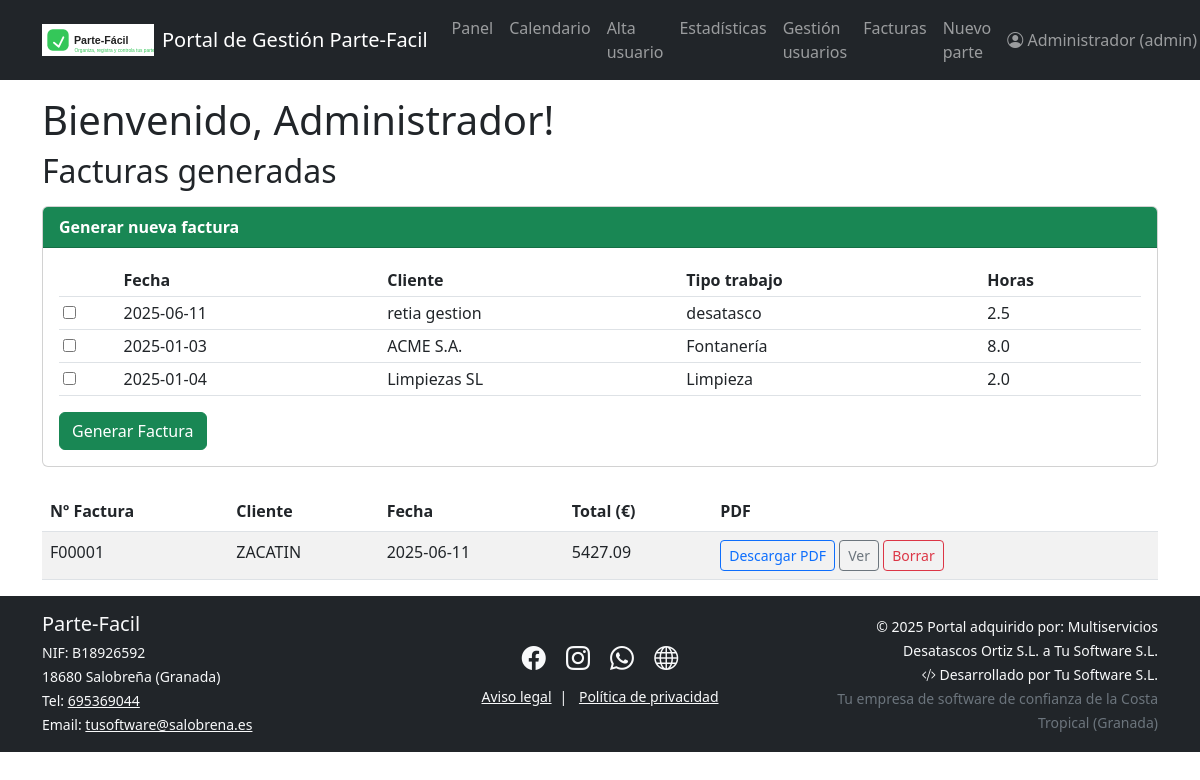
The app's page /admin/facturas (signed in) with its own data.
### models.py (models this page shows)
class Usuario(UserMixin, db.Model):
    id = db.Column(db.Integer, primary_key=True)
    nombre = db.Column(db.String(50), nullable=False)
    email = db.Column(db.String(120), unique=True, nullable=False)
    contraseña = db.Column(db.String(200), nullable=False)
    rol = db.Column(db.String(20), nullable=False, default="trabajador")  # admin/trabajador
    trabajos = db.relationship('Trabajo', backref='trabajador', lazy=True)

class Trabajo(db.Model):
    id = db.Column(db.Integer, primary_key=True)
    fecha = db.Column(db.DateTime, nullable=False)
    fecha_fin = db.Column(db.DateTime, nullable=True)
    direccion = db.Column(db.String(150), nullable=False)
    tipo_trabajo = db.Column(db.String(80), nullable=False)
    cliente = db.Column(db.String(80), nullable=False)
    horas = db.Column(db.Float, nullable=False, default=0)
    materiales_usados = db.Column(db.Text, nullable=True)
    importe_materiales = db.Column(db.Float, nullable=True, default=0)
    firma = db.Column(db.String(120), nullable=True)  # Ruta del archivo
    foto = db.Column(db.String(120), nullable=True)   # Ruta del archivo
    terminado = db.Column(db.Boolean, default=False)
    estado = db.Column(db.String(30), default='sin terminar')
    observaciones = db.Column(db.Text)
    id_trabajador = db.Column(db.Integer, db.ForeignKey('usuario.id'), nullable=False)
    id_factura = db.Column(
    db.Integer,
    db.ForeignKey('factura.id', name='fk_trabajo_id_factura'),
    nullable=True
)

class Factura(db.Model):
    id = db.Column(db.Integer, primary_key=True)
    numero = db.Column(db.String(30), unique=True, nullable=False)
    fecha = db.Column(db.DateTime, nullable=False)
    cliente = db.Column(db.String(80), nullable=False)
    total = db.Column(db.Float, nullable=False)
    pdf = db.Column(db.String(120))  # Ruta al archivo PDF generado
    trabajos = db.relationship('Trabajo', backref='factura', lazy=True)

### blueprints/facturas.py (the view, shortened to what this page needs)
@facturas_bp.route('/admin/facturas', methods=['GET', 'POST'])
@login_required
def listado_facturas():
    if current_user.rol != "admin":
        flash("Solo el administrador puede ver y generar facturas.")
        return redirect(url_for('dashboard.dashboard'))
    facturas = Factura.query.order_by(Factura.fecha.desc()).all()
    partes = Trabajo.query.filter_by(estado='pendiente_facturar', id_factura=None).all()
    return render_template('listado_facturas.html', facturas=facturas, partes=partes)

### app.py (called while the page is built)
@login_manager.user_loader
def load_user(user_id):
    from models import Usuario
    return Usuario.query.get(int(user_id))

@app.context_processor
def inject_now():
    from datetime import datetime
    return {'now': datetime.now()}

### templates/listado_facturas.html (shortened to what this page needs)
{% extends "base.html" %}
{% block content %}
<h2 class="mb-3">Facturas generadas</h2>
<div class="card mb-4">
  <div class="card-header bg-success text-white">
    <b>Generar nueva factura</b>
  </div>
  <div class="card-body">
    <form method="post">
      <table class="table table-sm">
        <thead>
          <tr>
            <th></th>
            <th>Fecha</th>
            <th>Cliente</th>
            <th>Tipo trabajo</th>
            <th>Horas</th>
          </tr>
        </thead>
        <tbody>
          {% for p in partes %}
          <tr>
            <td><input type="checkbox" name="partes" value="{{ p.id }}"></td>
            <td>{{ p.fecha.strftime('%Y-%m-%d') }}</td>
            <td>{{ p.cliente }}</td>
            <td>{{ p.tipo_trabajo }}</td>
            <td>{{ p.horas }}</td>
          </tr>
          {% endfor %}
        </tbody>
      </table>
      <button type="submit" class="btn btn-success">Generar Factura</button>
    </form>
  </div>
</div>
<table class="table table-striped">
  <thead>
    <tr>
      <th>Nº Factura</th>
      <th>Cliente</th>
      <th>Fecha</th>
      <th>Total (€)</th>
      <th>PDF</th>
    </tr>
  </thead>
  <tbody>
    {% for factura in facturas %}
    <tr>
      <td>{{ factura.numero }}</td>
      <td>{{ factura.cliente }}</td>
      <td>{{ factura.fecha.strftime('%Y-%m-%d') }}</td>
      <td>{{ '%.2f' % factura.total }}</td>
      <td>
        {% if factura.pdf %}
          <a class="btn btn-sm btn-outline-primary" href="{{ url_for('facturas.descargar_factura_pdf', factura_id=factura.id) }}">
            Descargar PDF
          </a>
          <a class="btn btn-sm btn-outline-secondary" target="_blank"
             href="{{ url_for('facturas.ver_factura_pdf', factura_id=factura.id) }}">
            Ver
          </a>
        {% else %}
          <span class="text-danger">No generado</span>
        {% endif %}
        <form method="post" action="{{ url_for('facturas.borrar_factura', factura_id=factura.id) }}"
              style="display:inline;" onsubmit="return confirm('¿Seguro que quieres borrar esta factura? Se desvincularán sus partes.')">
          <button type="submit" class="btn btn-sm btn-outline-danger">Borrar</button>
        </form>
      </td>
    </tr>
    {% endfor %}
  </tbody>
</table>
{% endblock %}

### templates/base.html (shortened to what this page needs)
<!DOCTYPE html>
<html lang="es">
<head>
    <link href="https://cdn.jsdelivr.net/npm/bootstrap@5.3.0/dist/css/bootstrap.min.css" rel="stylesheet">
    <link rel="stylesheet" href="https://cdn.jsdelivr.net/npm/bootstrap-icons@1.11.1/font/bootstrap-icons.css">
</head>
<body>
    {% include 'navbar.html' %}
    {% if current_user.is_authenticated %}
        <div class="container mt-3">
            <h1>Bienvenido, {{ current_user.nombre }}!</h1>
        </div>
    {% else %}
        <div class="container mt-3">
            <h1>Bienvenido a Parte-Fácil</h1>
            <p>Por favor, inicia sesión para acceder a tu panel de trabajo.</p>
        </div>
    {% endif %}
    <div class="container">
        {% block content %}{% endblock %}
    </div>
    {% include 'footer.html' %}
</body>
</html>

### templates/navbar.html (shortened to what this page needs)
<nav class="navbar navbar-expand-lg navbar-dark bg-dark">
  <div class="container">
    <a class="navbar-brand d-flex align-items-center gap-2" href="{{ url_for('main.empresa') }}">
      <img src="{{ url_for('static', filename='images/logo.svg') }}" alt="Logo" height="32" style="vertical-align: middle;">
      <span>Portal de Gestión Parte-Facil</span>
    </a>
    <div class="collapse navbar-collapse" id="navbarNav">
      {% if current_user.is_authenticated %}
        <ul class="navbar-nav me-auto mb-2 mb-lg-0">
          <li class="nav-item">
            <a class="nav-link" href="{{url_for('dashboard.dashboard') }}">Panel</a>
          </li>
          <li class="nav-item">
            <a class="nav-link" href="{{ url_for('dashboard.calendar') }}">Calendario</a>
          </li>
          {% if current_user.rol == 'admin' %}
            <li class="nav-item">
              <a class="nav-link" href="{{ url_for('usuarios.alta_trabajador') }}">Alta usuario</a>
            </li>
            <li class="nav-item">
              <a class="nav-link" href="{{ url_for('dashboard.admin_dashboard') }}">Estadísticas</a>
            <li class="nav-item">
              <a class="nav-link" href="{{ url_for('usuarios.listado_usuarios') }}">Gestión usuarios</a>
            </li>
            <li>
              <a class="nav-link" href="{{ url_for('facturas.listado_facturas') }}">Facturas</a>
            </li>
          {% endif %}
          <li class="nav-item">
            <a class="nav-link" href="{{ url_for('trabajos.add_work') }}">Nuevo parte</a>
          </li>
        </ul>
        <ul class="navbar-nav ms-auto mb-2 mb-lg-0">
          <li class="nav-item dropdown">
            <a class="nav-link dropdown-toggle" href="#" id="navbarUserDropdown" role="button" data-bs-toggle="dropdown" aria-expanded="false">
              <i class="bi bi-person-circle"></i> {{ current_user.nombre }} ({{ current_user.rol }})
            </a>
          </li>
        </ul>
      {% else %}
        <ul class="navbar-nav ms-auto">
          <li class="nav-item">
            <a class="nav-link" href="{{ url_for('auth.login') }}">Acceso empleados</a>
          </li>
        </ul>
      {% endif %}
    </div>
  </div>
</nav>

### records on screen
Usuario: nombre "Administrador", rol "admin"
Trabajo: fecha "2025-06-11", cliente "retia gestion", tipo_trabajo "desatasco", horas "2.5"
Trabajo: fecha "2025-01-03", cliente "ACME S.A.", tipo_trabajo "Fontanería", horas "8.0"
Trabajo: fecha "2025-01-04", cliente "Limpiezas SL", tipo_trabajo "Limpieza", horas "2.0"
Factura: numero "F00001", cliente "ZACATIN", fecha "2025-06-11", total "5427.09"
